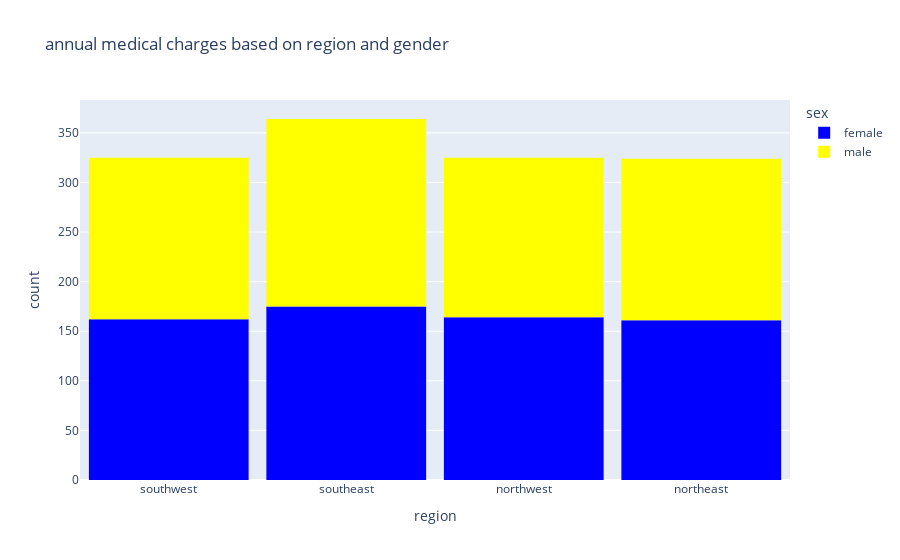

Notebook cell for this chart:
### Code cell
fig = px.histogram(df,
                   x='region',
                   color='sex',
                   color_discrete_sequence=['blue','yellow'],
                   title='annual medical charges based on region and gender')
fig.update_layout(bargap=0.1)
fig.show()

### Figure 1 — Plotly figure (JSON) as saved in the notebook; plotly's stock layout.template omitted (floating-point values rounded to 4 significant figures; data arrays with more than 128 entries replaced by an {"elided": "..."} marker saying what was removed)
{"data": [{"bingroup": "x", "hovertemplate": "sex=female<br>region=%{x}<br>count=%{y}<extra></extra>", "legendgroup": "female", "marker": {"color": "blue", "pattern": {"shape": ""}}, "name": "female", "orientation": "v", "showlegend": true, "type": "histogram", "x": {"elided": "662 str values"}, "xaxis": "x", "yaxis": "y"}, {"bingroup": "x", "hovertemplate": "sex=male<br>region=%{x}<br>count=%{y}<extra></extra>", "legendgroup": "male", "marker": {"color": "yellow", "pattern": {"shape": ""}}, "name": "male", "orientation": "v", "showlegend": true, "type": "histogram", "x": {"elided": "676 str values"}, "xaxis": "x", "yaxis": "y"}], "layout": {"bargap": 0.1, "barmode": "relative", "legend": {"title": {"text": "sex"}, "tracegroupgap": 0}, "title": {"text": "annual medical charges based on region and gender"}, "xaxis": {"anchor": "y", "domain": [0, 1], "title": {"text": "region"}}, "yaxis": {"anchor": "x", "domain": [0, 1], "title": {"text": "count"}}}}
